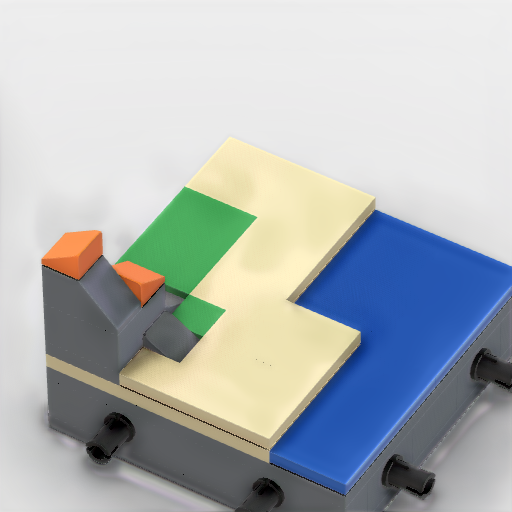
#> input picture data/neuralshade/nstest/expected.png, 512 x 512 px
$ python -i edges.py   (imports and definitions only)
#> lines starting #> are read from the running program, lines starting #| are printed output that depends on the picture; after the words box and inside, x2 and y2 are one past the last pixel; in counts of white or black regions, pixels touching at a corner belong together
"""Line-drawing evidence: LDraw edge lines (type 2) rendered with occlusion vs the picture's ink.

Booklet renders outline every part and its features (stud rims, tube circles, slope creases) in dark
ink. LDraw parts carry those lines explicitly as type-2 lines, so the rendered visible edges of a
hypothesis can be compared with the picture's ink. This is the evidence that sees a tan plate on a
tan plate (no colour change) and the difference between studs and tubes (a model seen upside down).
"""
from __future__ import annotations

import os

import cv2
import numpy as np

_EDGES: dict = {}
_FILES: dict = {}
DEPTH_TOL = 3.0       # LDU: an edge point this close behind the visible surface is on it
NEAR_INK = 1.6        # px


# [68 lines left out: functions _parse, _walk, part_edges, sample_segments, visible_points, not called in this run]


INK = os.environ.get("BOOKLET_SOLVER_INK", "value")   # A/B on 4 sets: value 229 vs grey 222 exact parts


def ink(rgb: np.ndarray) -> np.ndarray:
    """Dark line pixels. "grey": very dark, or clearly darker than their 7x7 surroundings (black-hat).
    That rule reads booklet red as ink (grey about 76, shaded red under 60; and every red feature narrower
    than 7 px), so on red parts every drawn edge looked confirmed. "value": brightness is the largest
    channel (red is bright, ink is dark in every channel); dark, or darker than the 5x5 surroundings and
    not bright."""
    if INK == "value":
        v = rgb.max(2).astype(np.uint8)
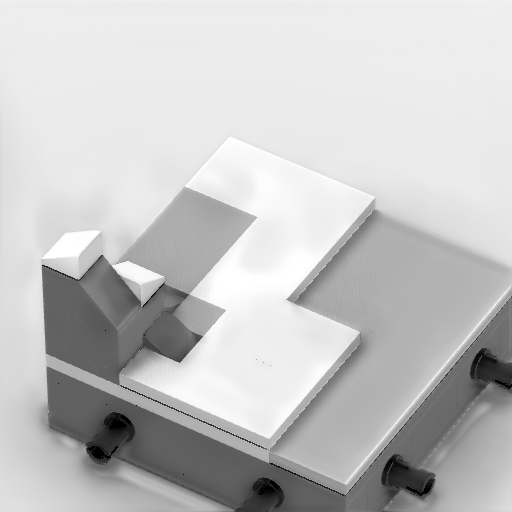
#> v: shape (512, 512); min 0, max 255, mean 196.8
        hat = cv2.morphologyEx(v, cv2.MORPH_BLACKHAT, cv2.getStructuringElement(cv2.MORPH_ELLIPSE, (5, 5)))
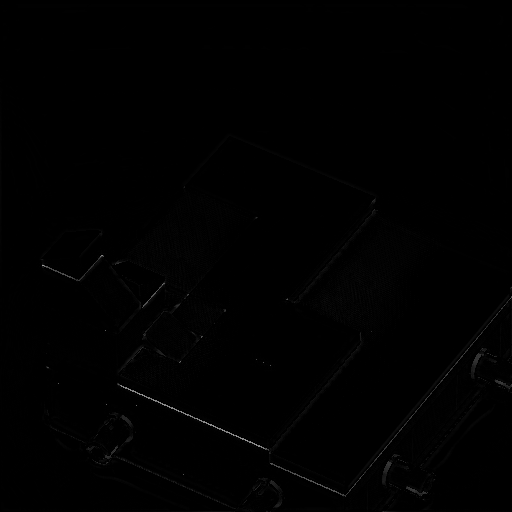
#> hat: shape (512, 512); min 0, max 157, mean 0.8
        return (v < 70) | ((hat > 40) & (v < 150))
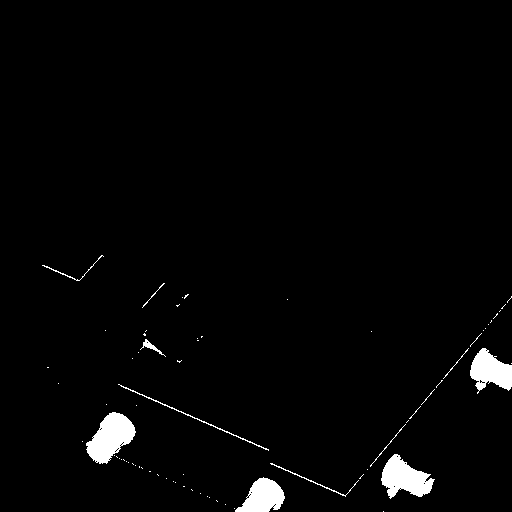
#> returned value: shape (512, 512) bool; 2.3% white; 72 white regions (61 under 20 px), largest, box (x1, y1, x2, y2) and area: (86, 412, 136, 464) 1519, (381, 454, 435, 499) 1369, (470, 348, 512, 394) 1169
    grey = cv2.cvtColor(rgb, cv2.COLOR_RGB2GRAY)
    hat = cv2.morphologyEx(grey, cv2.MORPH_BLACKHAT, cv2.getStructuringElement(cv2.MORPH_ELLIPSE, (7, 7)))
    return (grey < 60) | (hat > 35)


def ink_distance(rgb: np.ndarray) -> np.ndarray:
    k = ink(rgb)
    return cv2.distanceTransform((~k).astype(np.uint8), cv2.DIST_L2, 3)
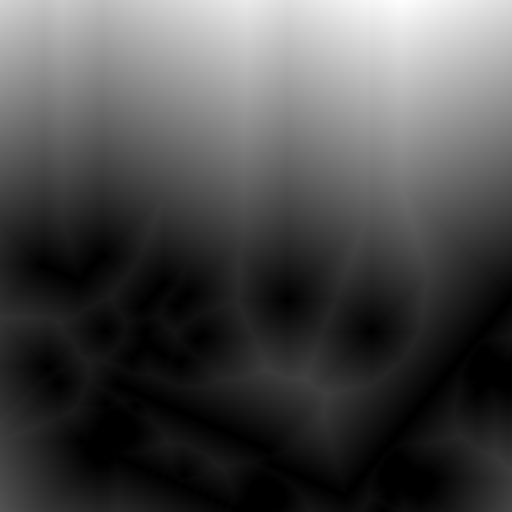
#> returned value: shape (512, 512) float32; min 0, max 328.3, mean 96.2; drawn with min black and max white

>>> import cv2
>>> picture = cv2.cvtColor(cv2.imread('../../../data/neuralshade/nstest/expected.png'), cv2.COLOR_BGR2RGB)
>>> result = ink_distance(picture)
